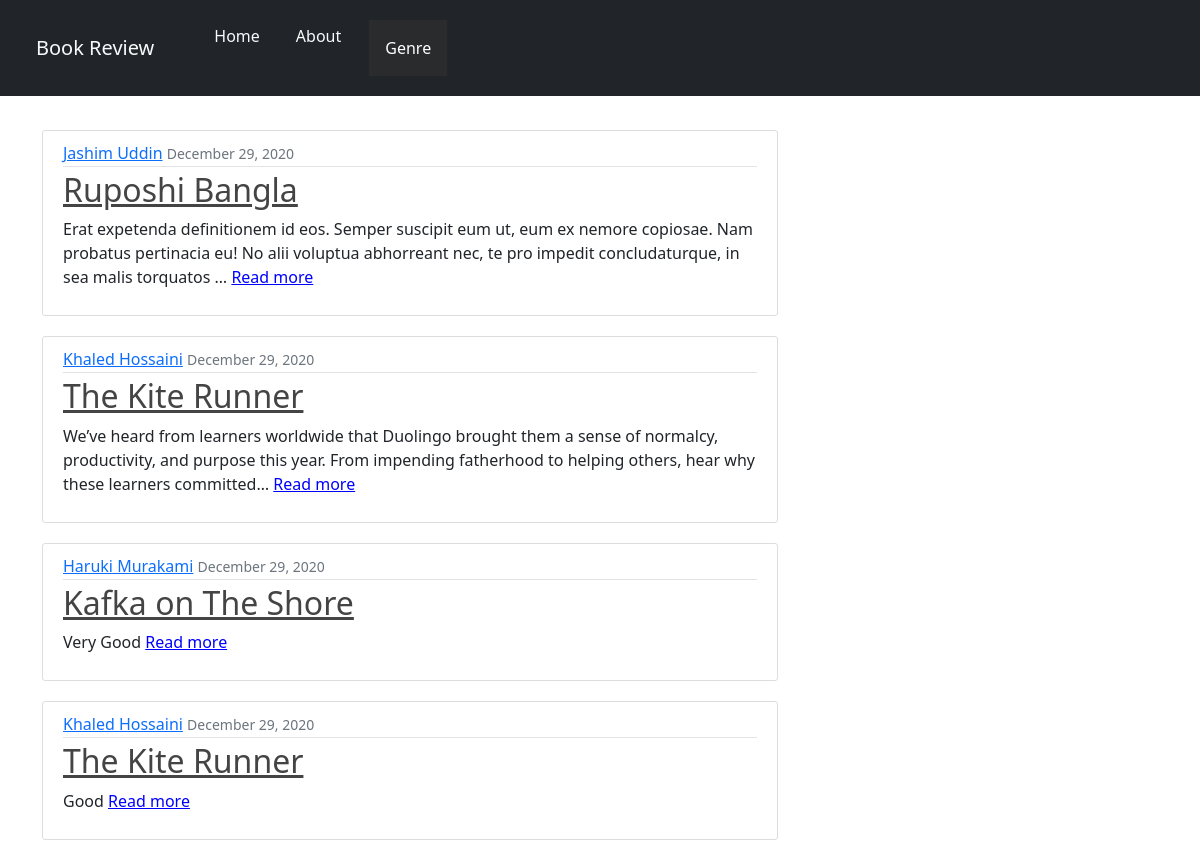
The page / on the database its author committed.
### blog/models.py (models this page shows, shortened)
class Book(models.Model):
    title = models.CharField(max_length=100)
    content = models.TextField()
    date_posted = models.DateTimeField(default=timezone.now)
    author = models.CharField(max_length=100)
    genre = models.CharField(max_length=100)

### blog/views.py (the view)
# urls.py: path('', BookListView.as_view(), name='blog-home'),
class BookListView(ListView):
    model = Book
    template_name = 'blog/home.html'  # <app>/<model>_<viewtype>.html
    context_object_name = 'posts'
    ordering = ['-date_posted']

### blog/templates/blog/home.html
{% extends 'blog/base.html' %}
{% block content %}
    {% for post in posts %}
        <article class="media content-section">
            <div class="media-body">
                <div class="article-metadata">
                <a class="mr-2" href="#">{{ post.author }}</a>
                <small class="text-muted">{{ post.date_posted|date:'F d, Y' }}</small>
                </div>
                <h2><a class="article-title" href="{% url 'book-detail' post.id %}">{{ post.title }}</a></h2>
                <p class="article-content">{{ post.content|truncatechars:200 }} <a style="color:blue" href="{% url 'book-detail' post.id %}">Read more</a></p>
            </div>
        </article>
    {% endfor %}
{% endblock content %}

### blog/templates/blog/base.html (shortened to what this page needs)
{% load static %}
<!Doctype html>
<html>
<head>
    <link href="https://cdn.jsdelivr.net/npm/bootstrap@5.0.0-beta1/dist/css/bootstrap.min.css" rel="stylesheet">
    <link rel = "stylesheet" type = "text/css" href = "{% static 'blog/main.css' %}">
</head>
  <body>
    <nav class="navbar navbar-expand-lg navbar-light bg-dark fixed-top">
        <a class="navbar-brand text-light pad" href="#">Book Review</a>
    <div class="collapse navbar-collapse" id="navbarSupportedContent">
        <ul class="navbar-nav mr-auto">
            <li class="nav-item active">
                <a class="nav-link text-light pad" href="/">Home</span></a>
            </li>
            <li class="nav-item">
                <a class="nav-link text-light pad" href="/about">About</a>
            </li>
            <li class="dropdown">
                <button class="dropbtn pad">Genre</button>
            </li>
        </ul>
    </div>
</nav>
    <main role="main" class="container">
        <div class="row">
            <div class="col-md-8 top-margin">
                {% block content %}{% endblock %}
            </div>
        </div>
    </main>
  </body>
</html>

### blog/static/blog/main.css (style rules this page uses)
.dropbtn { background-color: #292b2c; color: white; font-size: 16px; border: none; }
.pad { padding: 16px; margin-left: 20px; }
.dropdown { position: relative; display: inline; align-self: center; }
.content-section { background: #ffffff; padding: 10px 20px; border: 1px solid #dddddd; border-radius: 3px; margin-bottom: 20px; }
.top-margin { margin-top: 100px; padding-top: 30px; }
.article-title { color: #444444; }
.article-content { white-space: pre-line; }
.article-metadata { padding-bottom: 1px; margin-bottom: 4px; border-bottom: 1px solid #e3e3e3 }

### rows shown on the page
Book: author "Jashim Uddin", date_posted "December 29, 2020", title "Ruposhi Bangla", content "Erat expetenda definitionem id eos. Semper suscipit eum ut, eum ex nemore copiosae. Nam probatus pertinacia eu! No alii voluptua abhorreant nec, te pro impedit concludaturque, in sea malis torquatos …"
Book: author "Khaled Hossaini", date_posted "December 29, 2020", title "The Kite Runner", content "We’ve heard from learners worldwide that Duolingo brought them a sense of normalcy, productivity, and purpose this year. From impending fatherhood to helping others, hear why these learners committed…"
Book: author "Haruki Murakami", date_posted "December 29, 2020", title "Kafka on The Shore", content "Very Good"
Book: author "Khaled Hossaini", date_posted "December 29, 2020", title "The Kite Runner", content "Good"
